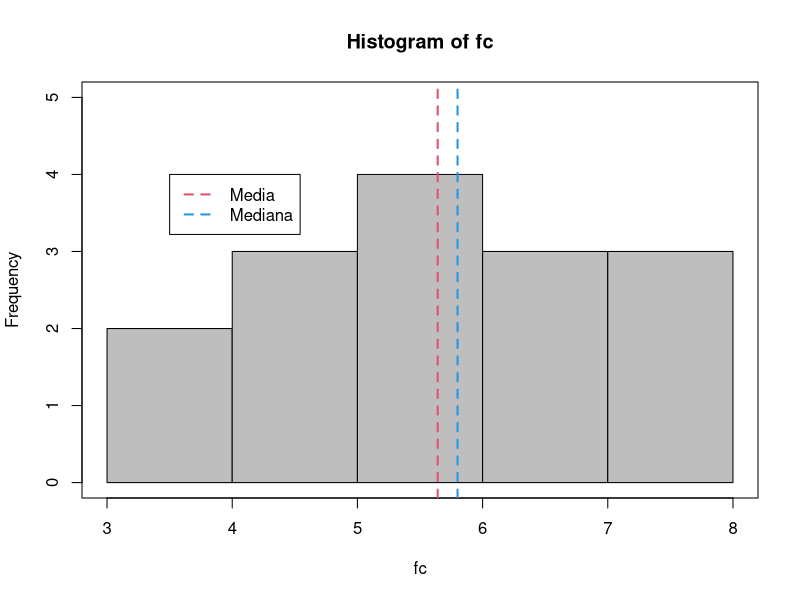

Recreate this plot in R.
## ---- chunk 1
A<-c(40,22,22,45,68,33,48,75,41,44,47,31)
B<-c(29,16,29,41,61,24,54,68,36,36,42,25)
D<-A-B
x<-sum(D<0)
N<-length(D)
prop.test(x,N,p=.5,alternative="t")
## ---- chunk 2
Z<-c(23.30, 22.40, 21.10, 22.60, 22.20, 23.50, 22.70, 22.80, 23.00)
D<-Z-22
x<-sum(D<0)
N<-length(D)
prop.test(x, N, p=.5,alternative="t")
## ---- chunk 3
fc<-c(4.91, 4.10, 6.74, 7.27, 7.42, 7.50, 6.56,
	4.64, 5.98, 3.14, 3.23, 5.80, 6.17, 5.39, 5.77)
di<-fc-5.05
posto<-rank(abs(di))
sinal<-ifelse(di>0,posto,-1*posto)
data.frame(fc, di, posto, sinal)
sum(posto[di>0])
sum(posto[di<0])
## ---- chunk 4
hist(fc,col="gray",ylim=c(0,5));box()
abline(v=mean(fc),col=2,lwd=2,lty=2)
abline(v=median(fc),col=4,lwd=2,lty=2)
legend(3.5,4,c("Media","Mediana"),col=c(2,4),lty=c(2,2),lwd=2)
wilcox.test(fc,mu=5.05,alternative="t")

## ---- chunk 5
y <- c(110,90,100,85,95,110,150,125,120,115)
trat <- gl(2,5,labels=c("A","B"))
wilcox.test(y~trat,alternative="t")
